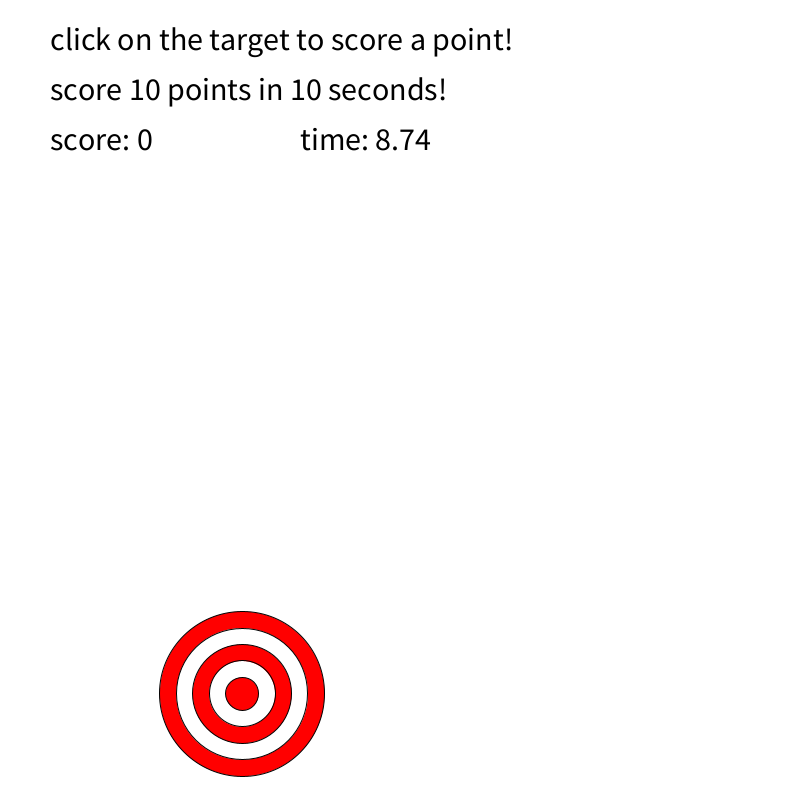
Frame 1 (no input)
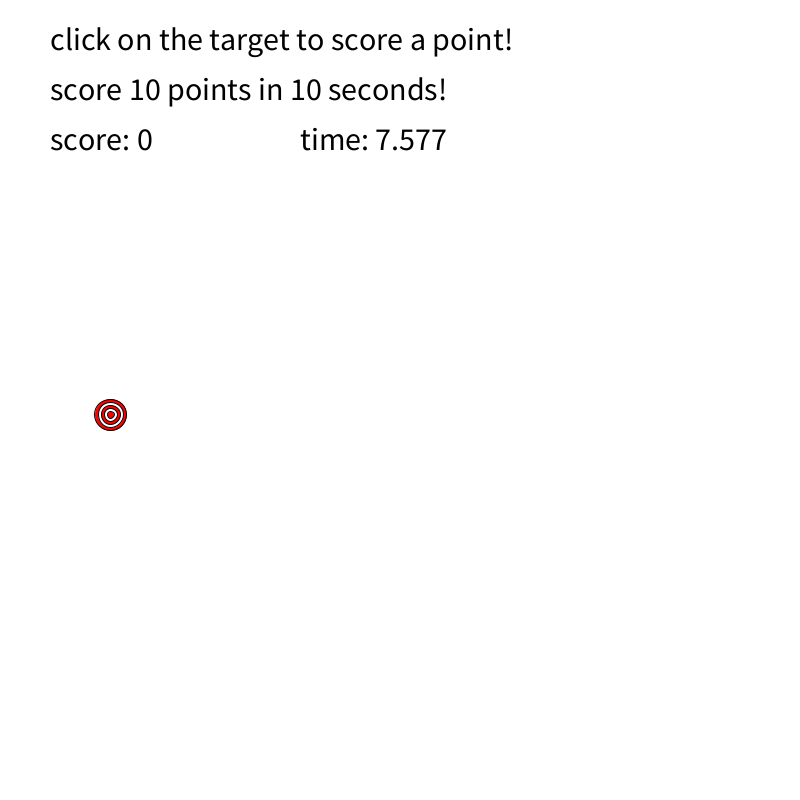
Frame 60 (the mouse pressed at the canvas centre just before this capture)
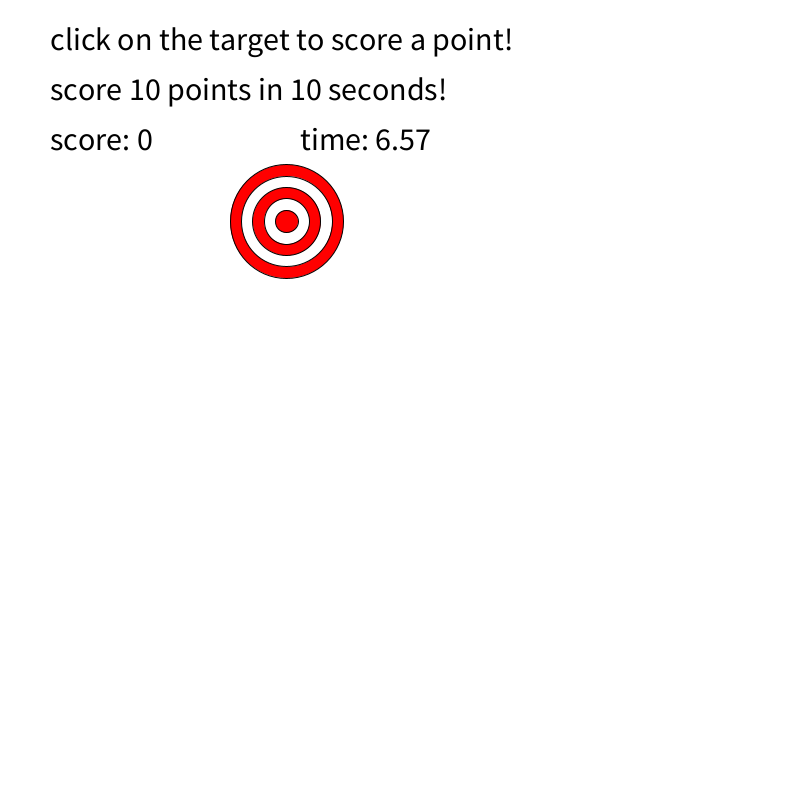
Frame 120 (the mouse held since frame 60 and released just before this capture)

The Processing sketch that drew these frames (run headless with seeded random() and noise(); from frame 60 on, the mouse is pressed at the canvas centre):

// Processing sketch: arraypractice1
// ── arraypractice1.pde
float x;
float y;
float xSpeed;
float ySpeed;
float radiusStart;
float radius;

float targetTime;
float timeToReset = 3000;

float endGameTime;
float timeToEndGame = 10000;

int score = 0;

void setup() {
  size(800, 800);
  resetTarget();
  resetGameTimer();
}

void draw() {
  background(255);
  if (millis() > targetTime) {
    resetTarget();
  }
  updateTarget();
  drawTarget();
  drawUI();
}

void mousePressed() {
  // if target is clicked, increment the score and reset the target
  if (dist(mouseX, mouseY, x, y) < radius) {
    score++;
    background(0);
    resetTarget();
  }

  // if game is over, click to restart
  if (millis() > endGameTime) {
    resetGameTimer();
    resetTarget();
    score = 0;
  }
}

// draw UI elements, including end game screen
void drawUI() {
  textSize(32);
  fill(0);

  text("click on the target to score a point!", 50, 50);
  text("score 10 points in 10 seconds!", 50, 100);
  text("score: " + score, 50, 150); 
  text("time: " + ((endGameTime - millis())/1000), 300, 150);

  if (millis() > endGameTime) {
    background(255);
    if (score > 10) {
      text("you won! click to play again", 150, 200);
    } else {
      text("you lost! click to play again", 150, 200);
    }
  }
}

// start the 10 second game timer
void resetGameTimer() {
  endGameTime = millis() + timeToEndGame;
}

// reset the target timer, speed, position, and radius
void resetTarget() {
  radiusStart = random(50, 100);
  x = random(radiusStart, width - radiusStart);
  y = random(radiusStart, height - radiusStart);
  xSpeed = random(-10, 10);
  ySpeed = random(-10, 10);
  targetTime = millis() + timeToReset;
}

// move the target around the screen like a bouncing ball
void updateTarget() {
  // change the radius over time based on the timer
  radius = map(targetTime - millis(), timeToReset, 0, radiusStart, 0);

  if (x > width - radius|| x < radius) {
    xSpeed *= -1;
  }
  if (y > height - radius || y < radius) {
    ySpeed *= -1;
  }

  x += xSpeed;
  y += ySpeed;
}

// draw a target at the x and y position
void drawTarget() {
  fill(255, 0, 0);
  ellipse(x, y, radius * 2, radius * 2);
  fill(255);
  ellipse(x, y, (radius*2) * 0.8, (radius*2) * 0.8);
  fill(255, 0, 0);
  ellipse(x, y, (radius*2) * 0.6, (radius*2) * 0.6);
  fill(255);
  ellipse(x, y, (radius*2) * 0.4, (radius*2) * 0.4);
  fill(255, 0, 0);
  ellipse(x, y, (radius*2) * 0.2, (radius*2) * 0.2);
}
